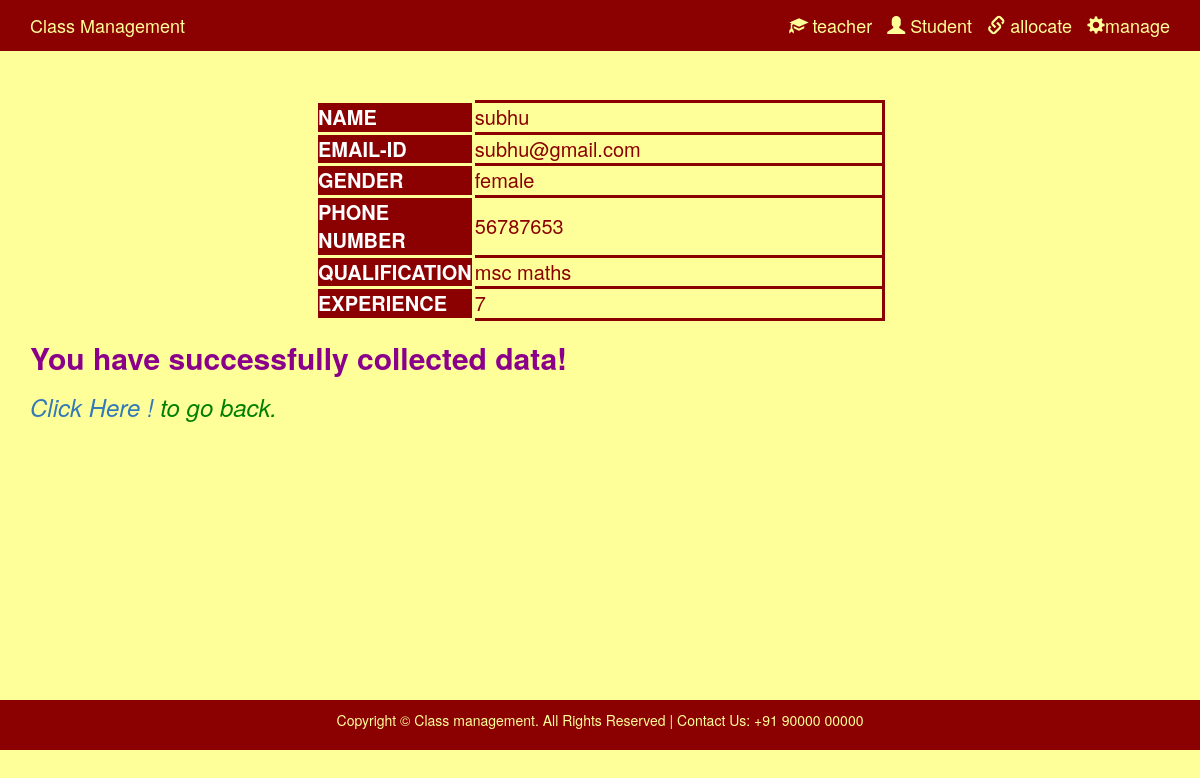
Page /classcoding/viewdetails.php?id=8 on the committed database.
### tables this page shows
CREATE TABLE IF NOT EXISTS `teacher` (
  `id` int(11) NOT NULL AUTO_INCREMENT,
  `name` varchar(255) NOT NULL,
  `email` varchar(255) NOT NULL,
  `phone` bigint(20) NOT NULL,
  `gender` enum('male','female') NOT NULL,
  `qualification` varchar(255) NOT NULL,
  `experience` int(11) NOT NULL,
  PRIMARY KEY (`id`)
);

### classcoding/viewdetails.php (the view, shortened to what this page needs)
<?php
include 'common.php';
?>
<!DOCTYPE html>
<html lang="en">
<head>
    <link rel="stylesheet" href="https://maxcdn.bootstrapcdn.com/bootstrap/3.3.7/css/bootstrap.min.css" >
    <link href="syndex.css" rel="stylesheet" type="text/css"/>
</head>
<body id="body">
    <?php
    include 'header.php';
    $id=$_GET['id'];
    $query = "SELECT * FROM class.teacher where id='$id'";
                        $result = mysqli_query($con, $query)or die($mysqli_error($con));
                        $row = mysqli_fetch_array($result);?>
    <div class="container-fluid" id="content">
    <div class="row decor_bg">
                <div class="col-md-6 col-md-offset-3">
    <table style="width:100%">
    <tr>
    <th>NAME</th>
    <td><?php echo $row['name']?></td>
    </tr>
    <tr>
    <th>EMAIL-ID</th>
    <td><?php echo $row['email']?></td>
    </tr>
    <tr>
    <th>GENDER</th>
    <td><?php echo $row['gender']?></td>
    </tr>
    <tr>
    <th>PHONE NUMBER</th>
    <td><?php echo $row['phone']?></td>
    </tr>
    <tr>
    <th>QUALIFICATION</th>
    <td><?php echo $row['qualification']?></td>
    </tr>
    <tr>
    <th>EXPERIENCE</th>
    <td><?php echo $row['experience']?></td>
    </tr>
</table>
    </div>
</div>
    <div class="row">
    <div class="container gut">
            <h2 class="bole">You have successfully collected data!</h2>
            <h3 class="lill"><a href="visit.php">Click Here !</a>  to go back.</h3>
</div>
    </div>
    </div>
</body>
</html>
<?php
    include 'footer.php';
    ?>

### classcoding/syndex.css (style rules this page uses)
body, html { width: 100%; height: 100%; }
body { background-color:#FFFF99; }
body { padding-top:100px; }
#content { min-height: 600px; }
.bole { font-weight: bold; color: darkmagenta; }
.lill { font-style: italic; color:green; }

### classcoding/viewdetails.php (style rules this page uses)
#body { background-color:#FFFF99; }
a { color:white; text-decoration:none; color:inherit; }
table,th,td { font-size:20px; border: 3px solid darkred; border-collapse:collapse; }
th,td { padding:5px; text-align:left; }
th { border: 3px solid #FFFF99; background-color:darkred; width:25%; color:white; }
tr { background-color:#FFFF99; color:darkred; }

### rows in the picture
teacher: name "subhu", email "subhu@gmail.com", gender "female", phone "56787653", qualification "msc maths", experience "7"
